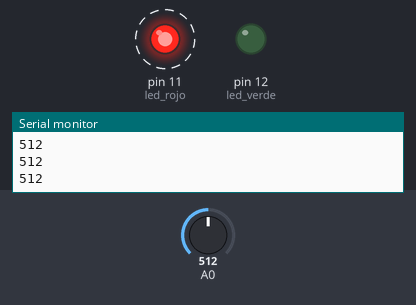
A sketch run on a simulated Arduino Uno, built with avr-gcc and run on an emulated ATmega328P. On the bench: output pins drawn as LEDs (lit = HIGH), the last lines printed to the serial monitor. Dashed ring = blinking. The inputs (shaded band) are chosen by the test bench; at power-on: A0 = 512.

Above: at 1.4 s.
1.5 s: A0 set to 217
At 3.4 s:
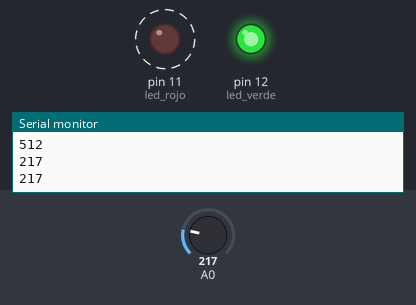
4.4 s: A0 set to 190
At 11.1 s:
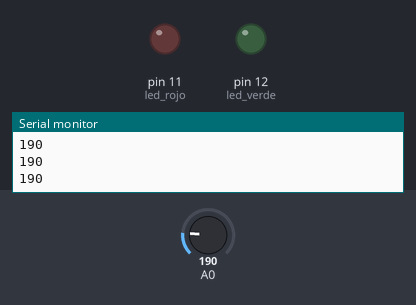
Timing chart, 0 to 12.6 s (numbered marks = the images above; inputs shaded):
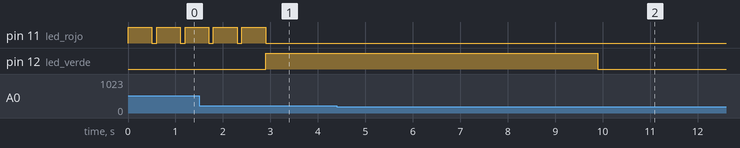

Measured:
- the behaviour switches between 201 and 200 on A0 (found by bisection; images 1 and 2)
- after the input at 4.4 s, pin 11 (led_rojo): stops changing and stays LOW
- by itself, pin 11 (led_rojo): alternates HIGH for 0.50 s and LOW for 0.10 s, 5 changes in all, then stays LOW

The sketch:

fotorresistencia.ino
```cpp
#define led_rojo 11
#define led_verde 12
int sensor=0, contador=0;
int valor = 0;
void setup() {
  Serial.begin(9600);

  pinMode(led_rojo,OUTPUT);
  pinMode(led_verde,OUTPUT);
  pinMode(sensor,INPUT);
}
void loop() {
  sensor = analogRead(A0);
  Serial.print(sensor);
  Serial.print("\n");
  if(sensor>200){ //CALIBRAR EL SENSOR
    digitalWrite(led_rojo,HIGH);
    delay(500);
    digitalWrite(led_rojo,LOW);
    contador++;
  }
  if(contador==5){
    digitalWrite(led_verde,HIGH);
    delay (7000);
    digitalWrite (led_verde,LOW);
    contador = 0;
  }

  delay(100);
}
```
